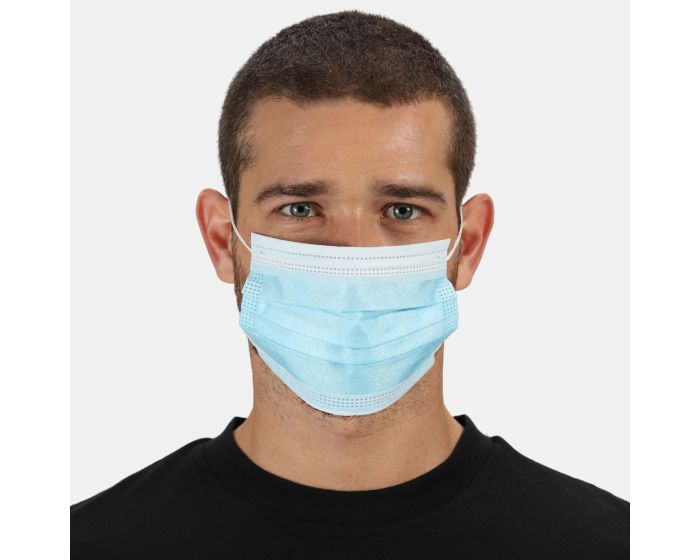
#> input picture server/Image Dataset/mask.png, 700 x 560 px, found by its file name
$ python face.py
#> lines starting #> are read from the running program, lines starting #| are printed output that depends on the picture; after the words box and inside, x2 and y2 are one past the last pixel; in counts of white or black regions, pixels touching at a corner belong together
import numpy as np
import cv2
face_cascade = cv2.CascadeClassifier('/home/pradyumn/scripts/hackathons/Hackrx/haarcascade_frontalface_default.xml')

#image = cv2.imread('/home/pradyumn/scripts/hackathons/Hackrx/images/multiface.png')
#image = cv2.imread('/home/pradyumn/scripts/hackathons/Hackrx/images/face1.png')
image = cv2.imread('/home/pradyumn/scripts/hackathons/Hackrx/main/backend/Image Dataset/Mask.png')
#> image is the input picture: shape (560, 700, 3); mean B, G, R 185, 188.5, 193.3
grayImage = cv2.cvtColor(image, cv2.COLOR_BGR2GRAY)
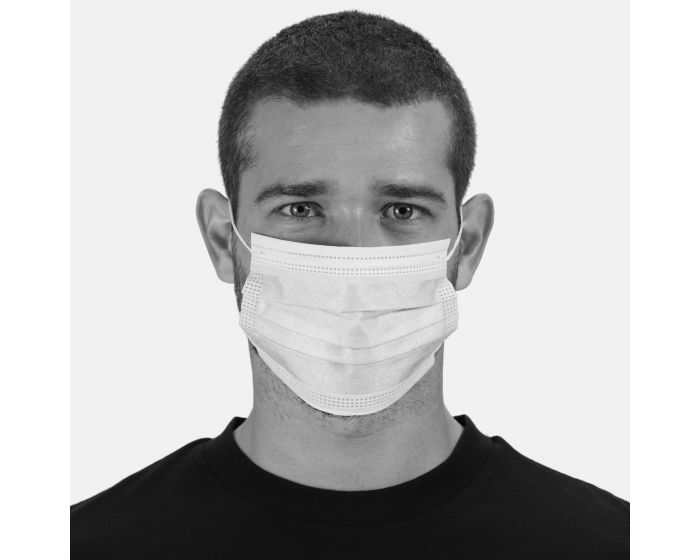
#> grayImage: shape (560, 700); min 1, max 255, mean 189.5

faces = face_cascade.detectMultiScale(grayImage)
#> faces = [[206, 96, 293, 293]]

print(type(faces))
#| <class 'numpy.ndarray'>

if len(faces) == 0:
    print("No faces found")

else:

    print(faces)
#| [[206  96 293 293]]
    print(faces.shape)
#| (1, 4)
    print("Number of faces detected: " + str(faces.shape[0]))
#| Number of faces detected: 1

    countFace = faces.shape[0]
#> countFace = 1
    #print(type(countFace))

    for (x,y,w,h) in faces:
        cv2.rectangle(image,(x,y),(x+w,y+h),(0,255,0),1)
        print(x,y,w,h)
#> this loop made 1 pass
#| 206 96 293 293
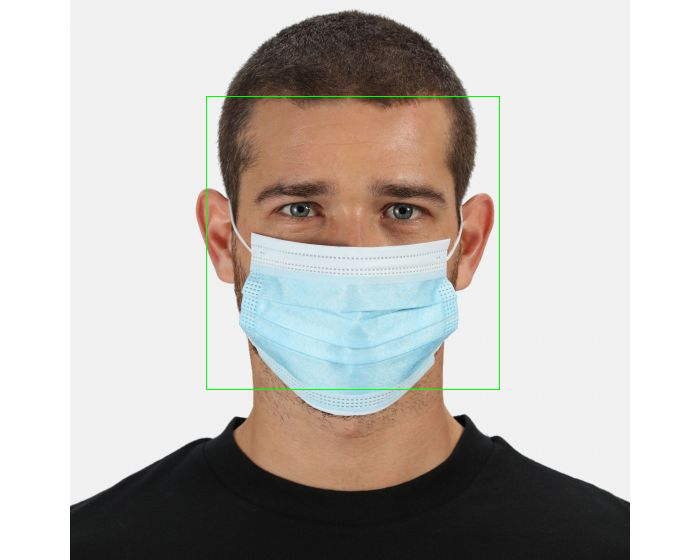
#> image: shape (560, 700, 3); 0.3% of pixels changed, all inside (x1, y1, x2, y2) = (206, 96, 500, 390)
    x=x-150
#> x = 56
    y=y-200
#> y = -104
    w=w+300
#> w = 593
    h=h+300
#> h = 593

    #cv2.rectangle(image,(x,y),(x+w,y+h),(0,255,0),1)

    #cv2.rectangle(image, ((0,image.shape[0] -25)),(270, image.shape[0]), (255,255,255), -1)
    #cv2.putText(image, "Number of faces detected: " + str(faces.shape[0]), (0,image.shape[0] -10), cv2.FONT_HERSHEY_TRIPLEX, 0.5,  (0,0,0), 1)

    cv2.imshow('Image with faces',image)


    if countFace==1:
        print("One Face Detected!! /n Selecting ROI")
        #gray = cv2.cvtColor(img,cv2.COLOR_BGR2GRAY)
        #faces = faces.detectMultiScale(grayImage,1.3,5)

        for (x,y,w,h) in faces:
            x=x-150
            y=y-200
            w=w+300
            h=h+300
            roi_gray = grayImage[y:y+h,x:x+w]
            roi_color = image[y:y+h,x:x+w]
#> this loop made 1 pass
#> (x, y, w, h) on pass 1: (56, -104, 593, 593)
#> pass 1, `roi_gray = grayImage[y:y+h,x:x+w]`:
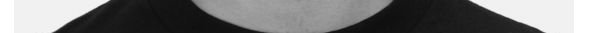
#> roi_gray: shape (33, 593); min 10, max 255, mean 117.5
#> pass 1, `roi_color = image[y:y+h,x:x+w]`:
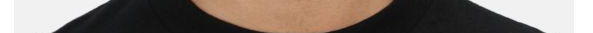
#> roi_color: shape (33, 593, 3); mean B, G, R 107.2, 115, 126.3


        cv2.imshow('ROI',roi_color)
    else:
        print("More than one face detected")

    cv2.waitKey(0)
    cv2.destroyAllWindows()
